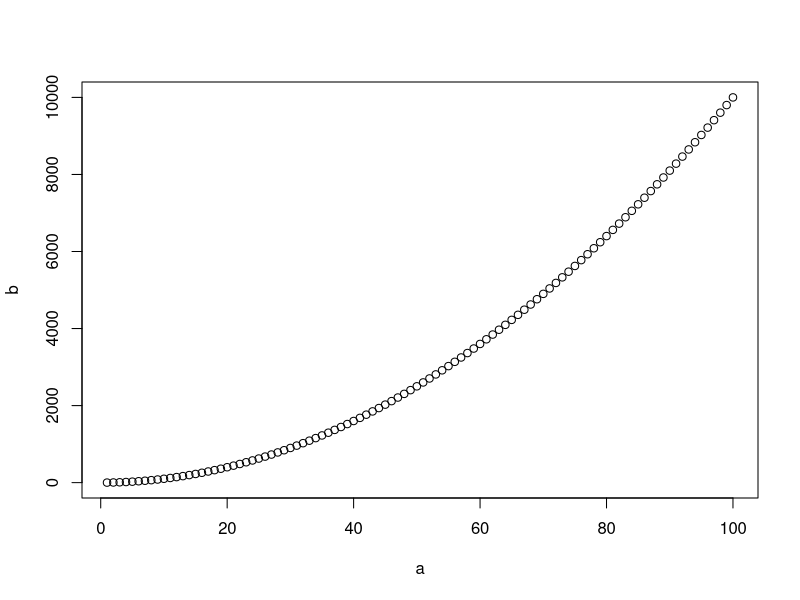
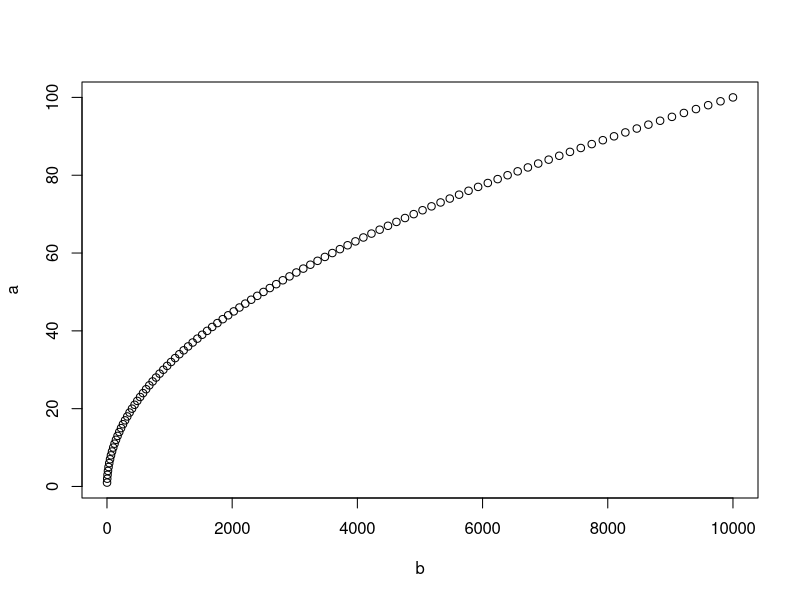
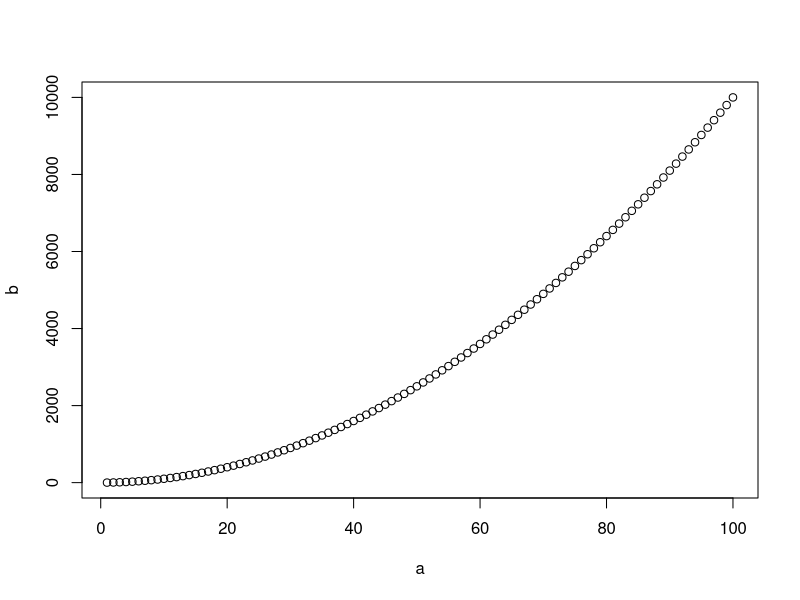
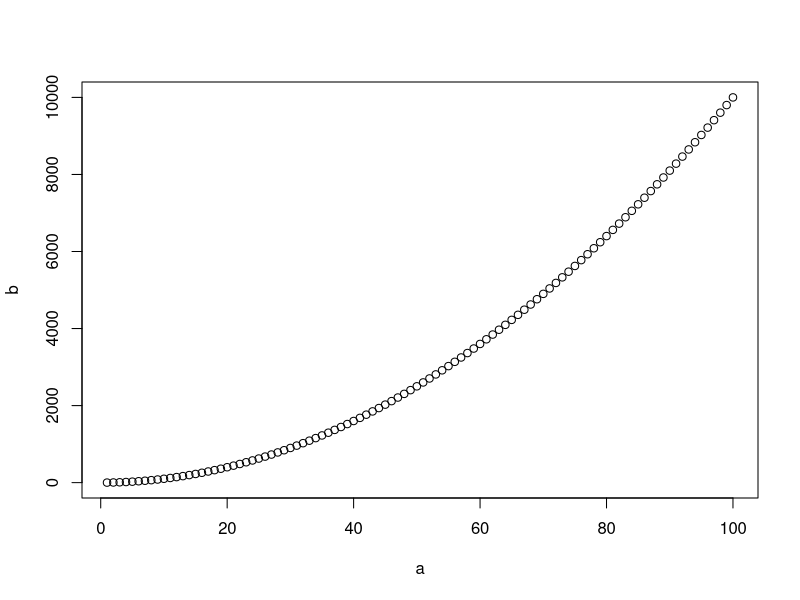

Recreate these plots in R, in order.
## ---- chunk 1
a <- 3
b <- 5
sum(a, b)
## ---- chunk 2
a <- 1:5
## ---- chunk 3
b <- 2
## ---- chunk 4
resultat_add <- a + b
## ---- chunk 5
resultat_sum <- sum(a, b)
## ---- chunk 6
resultat_add
## ---- chunk 7
resultat_sum
## ---- chunk 8
sum(resultat_sum, 5)
## ---- chunk 9
log(8, 2)
log(2, 8)
## ---- chunk 10
log(x = 8, base = 2)
log(base = 2, x = 8)
## ---- chunk 11
a <- 1:100
b <- a^2
## ---- chunk 12
plot(a, b)
## ---- chunk 13
plot(b, a)
## ---- chunk 14
plot(x = a, y = b)
## ---- chunk 15
plot(y = b, x = a)
